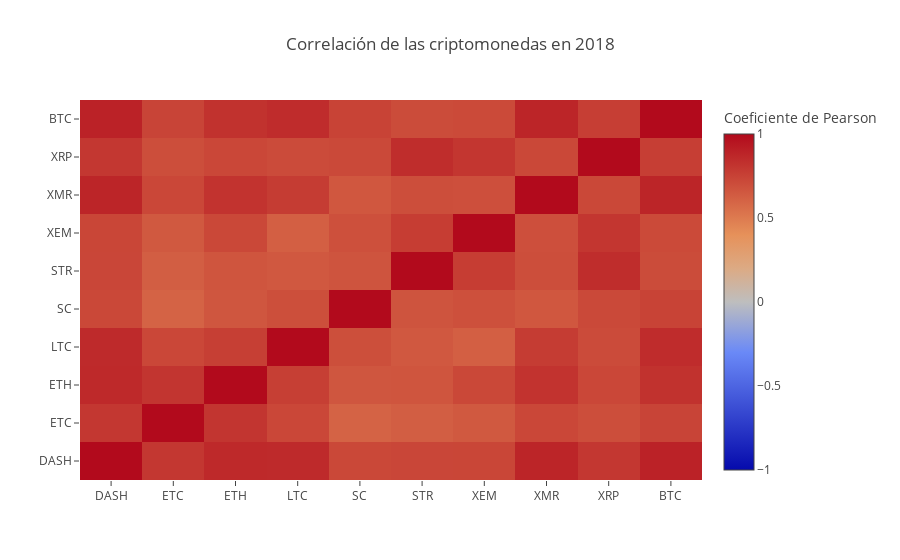

Notebook cell for this chart:
### Code cell
# Se realiza la gráfica de mapa de calor para 2015 y veremos si las correlaciones entre los precios de la diferentes
#  criptomonedas varían o se mantienen igual.
correlation_heatmap(combined_df_2018.pct_change(),"Correlación de las criptomonedas en 2018")

### Figure 1 — Plotly figure (JSON) as saved in the notebook; plotly's stock layout.template omitted (floating-point values rounded to 4 significant figures)
{"data": [{"colorbar": {"title": "Coeficiente de Pearson"}, "type": "heatmap", "x": ["DASH", "ETC", "ETH", "LTC", "SC", "STR", "XEM", "XMR", "XRP", "BTC"], "y": ["DASH", "ETC", "ETH", "LTC", "SC", "STR", "XEM", "XMR", "XRP", "BTC"], "z": [[1, 0.7982, 0.8626, 0.8561, 0.7246, 0.7327, 0.7355, 0.8791, 0.7988, 0.8912], [0.7982, 1, 0.8102, 0.727, 0.604, 0.6266, 0.6503, 0.7277, 0.6957, 0.7428], [0.8626, 0.8102, 1, 0.7664, 0.6601, 0.667, 0.7252, 0.8166, 0.7284, 0.8241], [0.8561, 0.727, 0.7664, 1, 0.6952, 0.6535, 0.6242, 0.7776, 0.7121, 0.8473], [0.7246, 0.604, 0.6601, 0.6952, 1, 0.6727, 0.6879, 0.6569, 0.7183, 0.7473], [0.7327, 0.6266, 0.667, 0.6535, 0.6727, 1, 0.7748, 0.6983, 0.8447, 0.7082], [0.7355, 0.6503, 0.7252, 0.6242, 0.6879, 0.7748, 1, 0.6935, 0.8029, 0.7163], [0.8791, 0.7277, 0.8166, 0.7776, 0.6569, 0.6983, 0.6935, 1, 0.7247, 0.8802], [0.7988, 0.6957, 0.7284, 0.7121, 0.7183, 0.8447, 0.8029, 0.7247, 1, 0.7673], [0.8912, 0.7428, 0.8241, 0.8473, 0.7473, 0.7082, 0.7163, 0.8802, 0.7673, 1]], "zmax": 1, "zmin": -1}], "layout": {"title": "Correlación de las criptomonedas en 2018"}}
